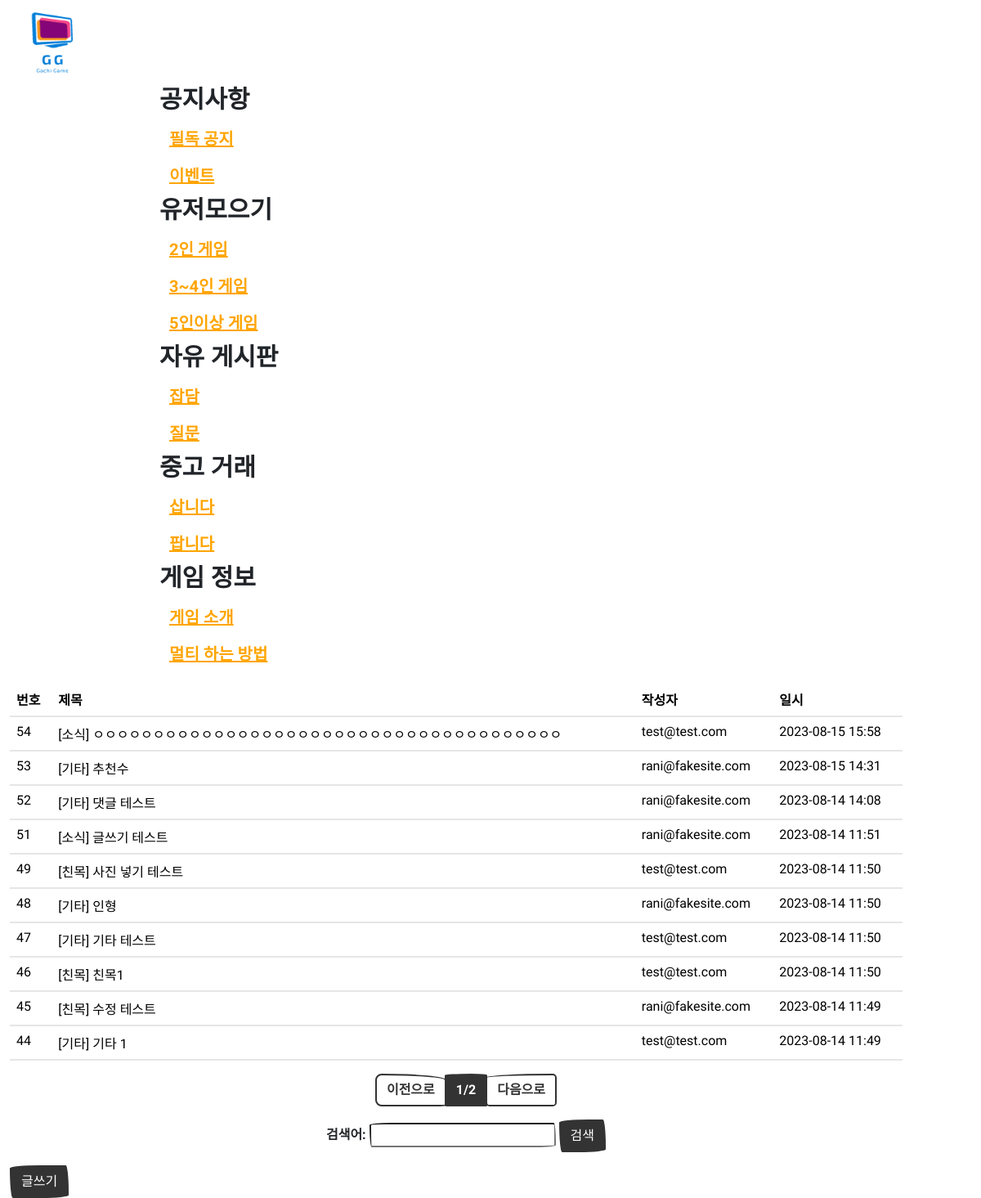
The app's page /chat_board/ with its own data.
### h_justchat/models.py (models this page shows, shortened)
class h_Chat(models.Model):
    h_writer = models.ForeignKey(
        'bcuser.Bcuser', on_delete=models.CASCADE, verbose_name='작성자')
    h_category = models.CharField(max_length=64, default='news', verbose_name='카테고리',
            choices=(
            ('소식', '소식'),
            ('친목', '친목'),
            ('기타', '기타')
            ))
    h_title = models.CharField(max_length=128, verbose_name='제목')
    h_contents = models.TextField(verbose_name='내용')
    h_register_date=models.DateTimeField(default=timezone.now, verbose_name='등록날짜')
    h_click = models.PositiveIntegerField(default=0)
    h_votes = models.PositiveIntegerField(default=0)  # 추천수 필드 추가
    h_voters = models.ManyToManyField(Bcuser, related_name='upvoted_chats', blank=True)  # 추천한 사용자 목록 필드 추가
    class Meta:
        db_table='h_chat'
        verbose_name='잡담'
        verbose_name_plural='잡담들'

### bcuser/models.py (models this page shows)
class Bcuser(models.Model) :
    email = models.EmailField(verbose_name='이메일')
    password = models.CharField(max_length=128, verbose_name='비밀번호')
    level = models.CharField(max_length=8, verbose_name='등급',
                choices=(
                    ('admin', 'admin'),
                    ('user', 'user')
                ))
    register = models.DateTimeField(auto_now_add=True, verbose_name='등록날짜')
    def __str__(self) :
        return self.email
    class Meta :
        db_table = 'bootcampus_bcuser'
        verbose_name = '사용자'
        verbose_name_plural = '사용자들'

### h_justchat/views.py (the view)
# urls.py: path('', views.chat_list, name="chat_board_list" ),
def chat_list(request):
    category_filter = request.GET.get('category')
    search_query = request.GET.get('search_query')
    all_chats = h_Chat.objects.all().order_by("-h_register_date")
    if category_filter and category_filter != '전체':
        all_chats = all_chats.filter(h_category=category_filter)
    if search_query:
        all_chats = all_chats.filter(h_title__icontains=search_query)
    page = int(request.GET.get('p', 1))
    paginator = Paginator(all_chats, 10)
    chats = paginator.get_page(page)
    form = ChatSearchForm(request.GET)
    context = {
        'chats': chats,
        'form': form,
    }
    return render(request, 'h_chat_list.html', context)

### h_justchat/forms.py
class ChatSearchForm(forms.Form):
    search_query = forms.CharField(label='검색어', max_length=100, required=False)

### a_GG/h_justchat/templates/h_chat_list.html
{% extends 'base.html' %}
{% load static %}
{% block contents %}
<div class="top">
    <div class="home_top">
        <a href=""><img id = 'home_img' src="{% static 'images/logo.png' %}" alt="로고 이미지"></a>
    {% if request.session.user %}
    <div class="logout_align">
        <a class = "top_menu" href="">마이 페이지</a>
        <a class = "top_menu" href="../logout/">로그아웃</a>
    </div>
    {% else %}
    <div class="login_align">
        <a class = "top_menu" href="../login">로그인</a>
        <a class = "top_menu" href="../register/">회원가입</a>
    </div>
    {% endif%}
    </div>
</div>
<div class='cont'>
    <ul class="board_main">
        <li class = "board_title">공지사항
            <ul class="board_sub">
                <li><a class="board_name" href="">필독 공지</a></li>
                <li><a class="board_name" href="">이벤트</a></li>
            </ul>
        </li>
        <li class = "board_title">유저모으기
            <ul class="board_sub">
                <li><a class="board_name" href="">2인 게임</a></li>
                <li><a class="board_name" href="">3~4인 게임</a></li>
                <li><a class="board_name" href="">5인이상 게임</a></li>
            </ul>
        </li>
        <li class = "board_title">자유 게시판
            <ul class="board_sub">
                <li><a class="board_name" href="">잡담</a></li>
                <li><a class="board_name" href="">질문</a></li>
            </ul>
        </li>
        <li class = "board_title">중고 거래
            <ul class="board_sub">
                <li><a class="board_name" href="">삽니다</a></li>
                <li><a class="board_name" href="">팝니다</a></li>
            </ul>
        </li>
        <li class = "board_title">게임 정보
            <ul class="board_sub">
                <li><a class="board_name" href="">게임 소개</a></li>
                <li><a class="board_name" href="">멀티 하는 방법</a></li>
            </ul>
        </li>
    </ul>
<div class="home_deco">
    <div class="row mt-5">
        <div class="col-12 ">
            <table class="table table-light">
                <thead class="table-light">
                    <tr>
                        <th>번호</th>
                        <th>제목</th>
                        <th>작성자</th>
                        <th>일시</th>
                    </tr>
                </thead>
                <tbody class="table-light">
                    {%if all_chats %}
                        {% for chat in all_chats%}
                        <tr onclick="location.href='/chat_board/{{chat.id}}/'">
                            <td>{{chat.id}}</td>
                            <td>[{{chat.get_h_category_display}}]  {{chat.h_title}}</td>
                            <td>{{chat.h_writer}}</td>
                            <td>{{chat.h_register_date|date:'Y-m-d H:i'}}</td>
                        </tr>
                        {% endfor %}
                    {%else%}
                        {% for chat in chats%}
                        <tr onclick="location.href='/chat_board/{{chat.id}}/'">
                            <td>{{chat.id}}</td>
                            <td>[{{chat.get_h_category_display}}]  {{chat.h_title}}</td>
                            <td>{{chat.h_writer}}</td>
                            <td>{{chat.h_register_date|date:'Y-m-d H:i'}}</td>
                        </tr>
                        {% endfor %}
                    {% endif %}
                </tbody>
            </table>
        </div>
    </div>
    <div class="row">
        <div class="col-12">
            <nav>
                <ul class="pagination justify-content-center">
                    {% if chats.has_previous%}
                    <li class="page-item">
                        <a class="page-link" href="?p={{ chats.previous_page_number }}">이전으로</a>
                    </li>
                    {% else %}
                    <li class="page-item disableed">
                        <a class="page-link" href="#">이전으로</a>
                    </li>
                    {% endif %}
                    <li class="page-item active">
                        <a class="page-link" href="#">{{chats.number}}/{{chats.paginator.num_pages}}</a>
                    </li>
                    {% if chats.has_next%}
                    <li class="page-item">
                        <a class="page-link" href="?p={{ chats.next_page_number }}">다음으로</a>
                    </li>
                    {% else %}
                    <li class="page-item" disableed>
                        <a class="page-link" href="#">다음으로</a>
                    </li>
                    {% endif %}
                </ul>
                <form method="GET" action="" class="form-search">
                    {{ form.search_query.label_tag }}
                    {{ form.search_query }}
                    <button type="submit" class="btn btn-primary">검색</button>
                </form>
                <div class="row">
                    <div class="col-12">
                        <button type="submit" class="btn btn-primary" onclick="location.href = '/chat_board/write/'">글쓰기</button>
                    </div>
                </div>
            </nav>
        </div>
    </div>
</div>
{% endblock %}

### records on screen
h_Chat: id "54", h_category "소식", h_title "ㅇㅇㅇㅇㅇㅇㅇㅇㅇㅇㅇㅇㅇㅇㅇㅇㅇㅇㅇㅇㅇㅇㅇㅇㅇㅇㅇㅇㅇㅇㅇㅇㅇㅇㅇㅇㅇㅇㅇ", h_writer "test@test.com", h_register_date "2023-08-15 15:58"
h_Chat: id "53", h_category "기타", h_title "추천수", h_writer "rani@fakesite.com", h_register_date "2023-08-15 14:31"
h_Chat: id "52", h_category "기타", h_title "댓글 테스트", h_writer "rani@fakesite.com", h_register_date "2023-08-14 14:08"
h_Chat: id "51", h_category "소식", h_title "글쓰기 테스트", h_writer "rani@fakesite.com", h_register_date "2023-08-14 11:51"
h_Chat: id "49", h_category "친목", h_title "사진 넣기 테스트", h_writer "test@test.com", h_register_date "2023-08-14 11:50"
h_Chat: id "48", h_category "기타", h_title "인형", h_writer "rani@fakesite.com", h_register_date "2023-08-14 11:50"
h_Chat: id "47", h_category "기타", h_title "기타 테스트", h_writer "test@test.com", h_register_date "2023-08-14 11:50"
h_Chat: id "46", h_category "친목", h_title "친목1", h_writer "test@test.com", h_register_date "2023-08-14 11:50"
h_Chat: id "45", h_category "친목", h_title "수정 테스트", h_writer "rani@fakesite.com", h_register_date "2023-08-14 11:49"
h_Chat: id "44", h_category "기타", h_title "기타 1", h_writer "test@test.com", h_register_date "2023-08-14 11:49"

### other values on screen
{{ chats.number }} "1"
{{ chats.paginator.num_pages }} "2"
